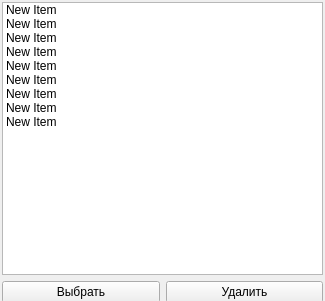
<?xml version="1.0" encoding="UTF-8"?>
<ui version="4.0">
 <class>Form</class>
 <widget class="QWidget" name="Form">
  <property name="geometry">
   <rect>
    <x>0</x>
    <y>0</y>
    <width>325</width>
    <height>301</height>
   </rect>
  </property>
  <property name="windowTitle">
   <string>Загрузка профиля пользователя </string>
  </property>
  <widget class="QWidget" name="layoutWidget">
   <property name="geometry">
    <rect>
     <x>2</x>
     <y>2</y>
     <width>321</width>
     <height>301</height>
    </rect>
   </property>
   <layout class="QGridLayout" name="gridLayout">
    <item row="0" column="0" colspan="2">
     <widget class="QListWidget" name="PacientSH">
      <item>
       <property name="text">
        <string>New Item</string>
       </property>
      </item>
      <item>
       <property name="text">
        <string>New Item</string>
       </property>
      </item>
      <item>
       <property name="text">
        <string>New Item</string>
       </property>
      </item>
      <item>
       <property name="text">
        <string>New Item</string>
       </property>
      </item>
      <item>
       <property name="text">
        <string>New Item</string>
       </property>
      </item>
      <item>
       <property name="text">
        <string>New Item</string>
       </property>
      </item>
      <item>
       <property name="text">
        <string>New Item</string>
       </property>
      </item>
      <item>
       <property name="text">
        <string>New Item</string>
       </property>
      </item>
      <item>
       <property name="text">
        <string>New Item</string>
       </property>
      </item>
     </widget>
    </item>
    <item row="1" column="0">
     <widget class="QPushButton" name="selBTN">
      <property name="text">
       <string>Выбрать</string>
      </property>
     </widget>
    </item>
    <item row="1" column="1">
     <widget class="QPushButton" name="delBTN">
      <property name="text">
       <string>Удалить</string>
      </property>
     </widget>
    </item>
   </layout>
  </widget>
 </widget>
 <resources/>
 <connections/>
</ui>
